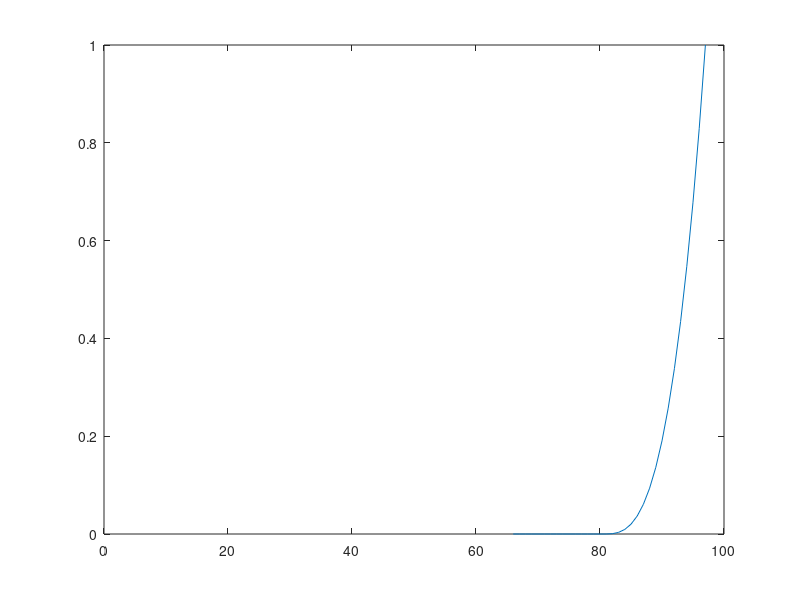

This figure's MATLAB source:
%function [SynchronizedOutput] =  FrameSync(OriginalDataInput)

%script form, for testing
OriginalDataInput = [1,2,3,4,5,6,7,8,9,10,11,12,13,14,15,16,1,2,3,4,5,6,7,8,9,10,11,12,13,14,15,16];

flag = 0; % when the flag from 0 to 1, it means find the start of frame
N = 0;
L = 16; % the length of delay point
L2 = 48; % the length of second stage ram
Counter = 1; % the index of input sequence, like the clock in the hardware circuit
FirstOrderShiftRam = zeros(1,L);
SecondOrderShitRam = zeros(1,L2);
DataIn = 0;
OriginalDataInput = [zeros(1,L+L2),OriginalDataInput,zeros(1,1)]; % simulate the spare time before effective information
CorrelatedSTSRam = zeros(1,L);
CorrelatedOriRam = zeros(1,L);
CorrelatedSum = 0;
CorrelatedOriSum = 0;
RatioOutputArray = zeros(1,length(OriginalDataInput));
while(~flag)
	% using the software to simulation hardware circuit 
	DataInMSB = DataIn;
	DataIn = OriginalDataInput(Counter);
	FirstOrderShiftRamMSB = FirstOrderShiftRam(L);
	FirstOrderShiftRam = [DataInMSB,FirstOrderShiftRam(1:L-1)];
	SecondOrderShiftRamMSB = SecondOrderShitRam(L2);
	SecondOrderShitRam = [FirstOrderShiftRamMSB,SecondOrderShitRam(1:L2-1)];
	CorrelatedSTS = DataInMSB * (FirstOrderShiftRamMSB');
	CorrelatedSTSRamMSB = CorrelatedSTSRam(L);
	CorrelatedSTSRam = [CorrelatedSTS,CorrelatedSTSRam(1:L-1)];
	CorrelatedSum = CorrelatedSum + CorrelatedSTS - CorrelatedSTSRamMSB;
	CorrelatedOri = DataInMSB*(DataInMSB');
	CorrelatedOriRamMSB = CorrelatedOriRam(L);
	CorrelatedOriRam = [CorrelatedOri,CorrelatedOriRam(1:L-1)];
	CorrelatedOriSum = CorrelatedOriSum + CorrelatedOri - CorrelatedOriRamMSB;
    RatioOutput = abs(CorrelatedSum)/CorrelatedOriSum;
    RatioOutputArray(Counter) = RatioOutput;
    Counter = Counter + 1;
    if(RatioOutput == 1)
        break;
    end
end
plot(RatioOutputArray);



